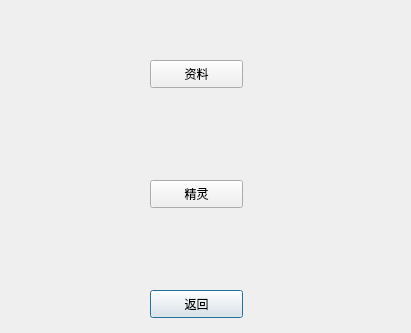
<?xml version="1.0" encoding="UTF-8"?>
<ui version="4.0">
 <class>TwoChoose</class>
 <widget class="QDialog" name="TwoChoose">
  <property name="geometry">
   <rect>
    <x>0</x>
    <y>0</y>
    <width>411</width>
    <height>333</height>
   </rect>
  </property>
  <property name="windowTitle">
   <string>Dialog</string>
  </property>
  <widget class="QLabel" name="label">
   <property name="geometry">
    <rect>
     <x>0</x>
     <y>-10</y>
     <width>411</width>
     <height>281</height>
    </rect>
   </property>
   <property name="styleSheet">
    <string notr="true">border-image: url(:/images/twoChose.png);</string>
   </property>
   <property name="text">
    <string> </string>
   </property>
  </widget>
  <widget class="QPushButton" name="pushButton">
   <property name="geometry">
    <rect>
     <x>150</x>
     <y>290</y>
     <width>93</width>
     <height>28</height>
    </rect>
   </property>
   <property name="text">
    <string>返回</string>
   </property>
  </widget>
  <widget class="QPushButton" name="pushButton_2">
   <property name="geometry">
    <rect>
     <x>150</x>
     <y>60</y>
     <width>93</width>
     <height>28</height>
    </rect>
   </property>
   <property name="text">
    <string>资料</string>
   </property>
  </widget>
  <widget class="QPushButton" name="pushButton_3">
   <property name="geometry">
    <rect>
     <x>150</x>
     <y>180</y>
     <width>93</width>
     <height>28</height>
    </rect>
   </property>
   <property name="text">
    <string>精灵</string>
   </property>
  </widget>
 </widget>
 <resources/>
 <connections/>
</ui>
